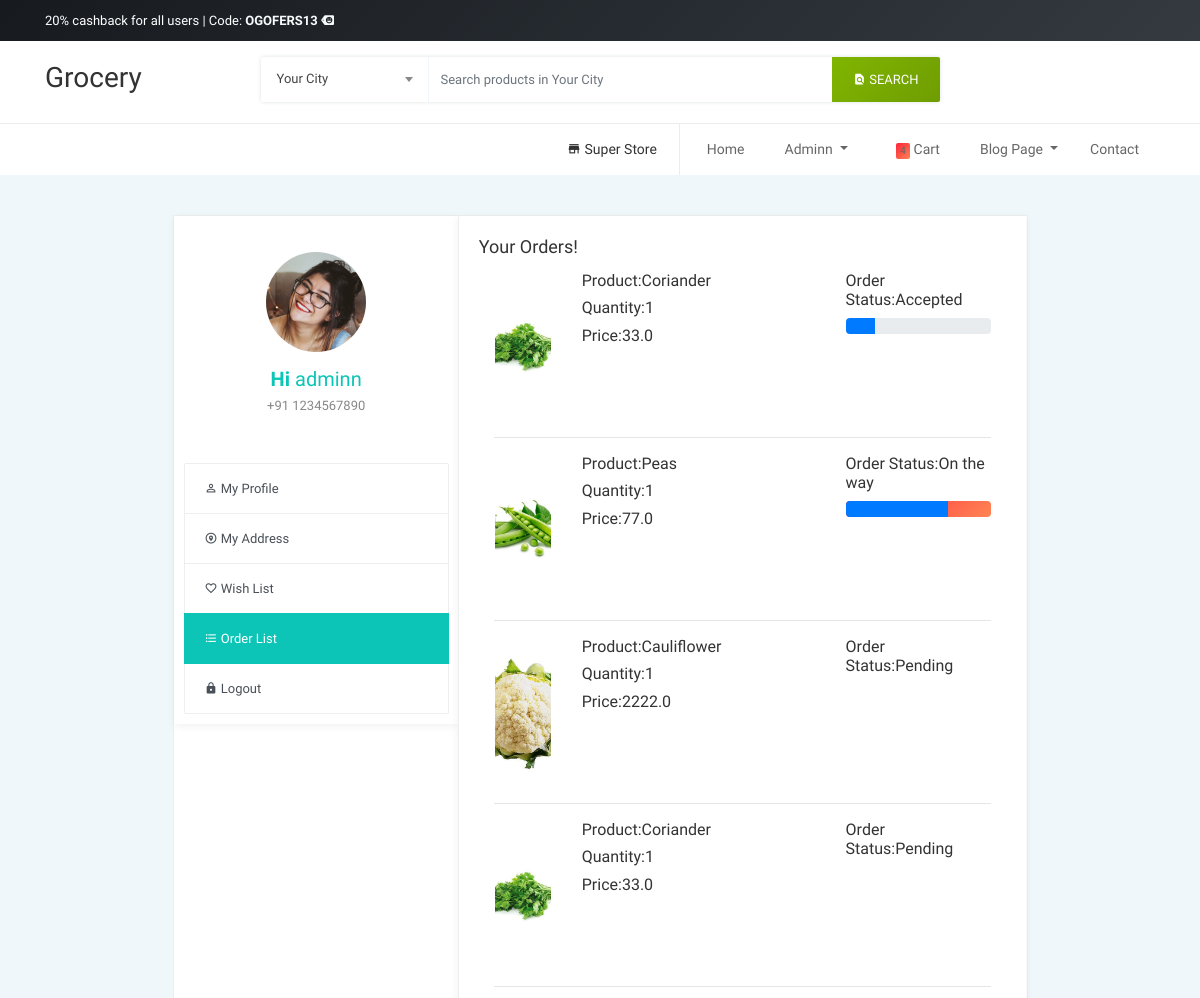
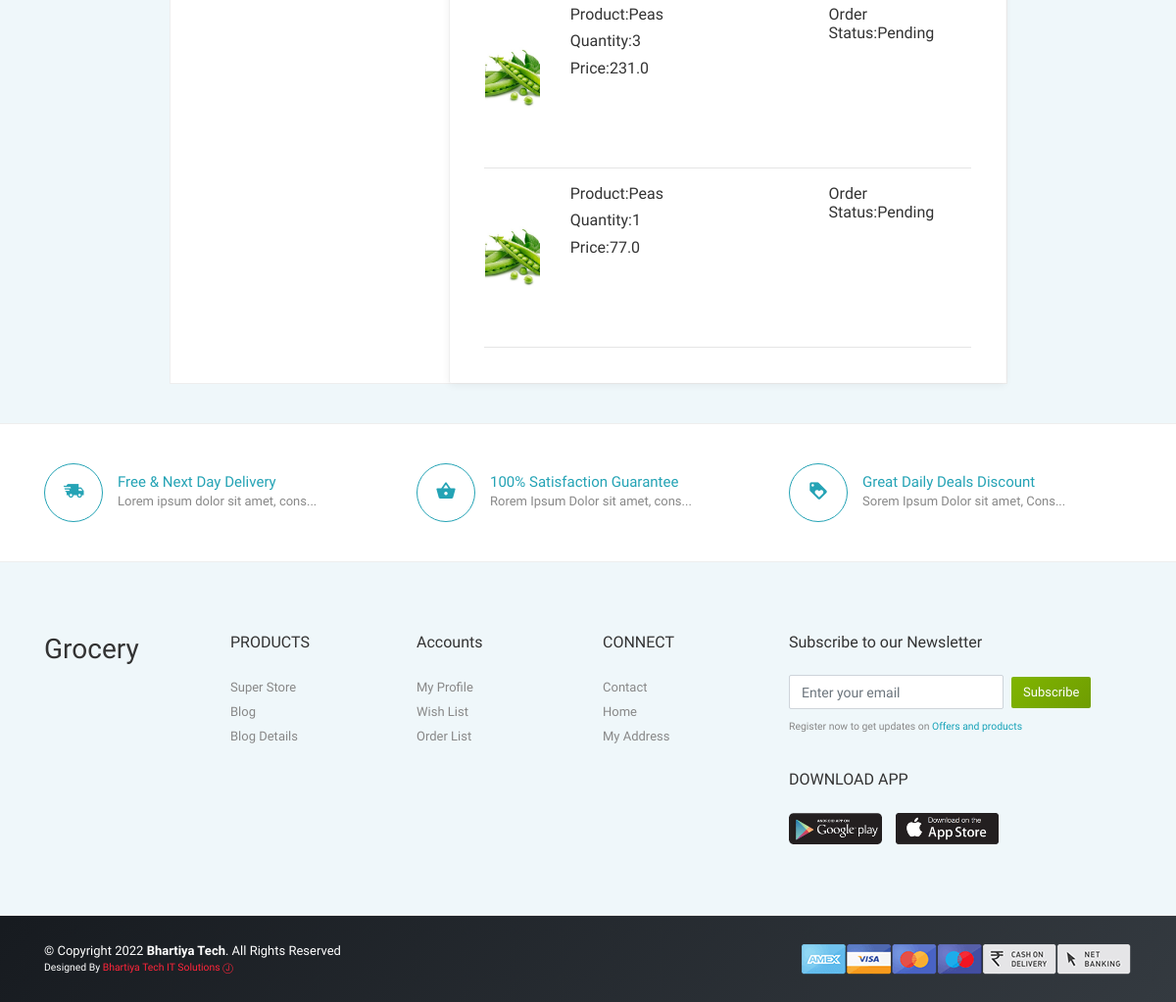
Screenshot of /orderlist/ (signed in) with the database file from the repository (2 pictures, top to bottom).
### ehome/models.py (models this page shows)
class Orderplaced(models.Model):
    user = models.ForeignKey(User, on_delete=models.CASCADE)
    customer = models.ForeignKey(customer, on_delete=models.CASCADE)
    product = models.ForeignKey(Product, on_delete=models.CASCADE)
    quantity = models.PositiveIntegerField(default=1)
    ordered_date = models.DateTimeField(auto_now_add=True)
    status = models.CharField(max_length=60, choices=status_choices, default='Pending')
    @property
    def total_cost(self):
        return self.quantity * self.product.discounted_price

class Product(models.Model):
    product_title = models.CharField(max_length=100)
    selling_price = models.FloatField(null=True)
    discounted_price = models.FloatField(null=True)
    product_avail = models.FloatField(default=500,null=True)
    brand = models.CharField(max_length=100,null=True)
    product_desc = models.CharField(max_length=400,null=True)
    category = models.CharField(choices=category_choices, max_length=20,null=True)
    product_img = models.ImageField(blank=True, upload_to='static/productimg')

### ehome/views.py (the view)
# urls.py: path('orderlist/', views.orderlist, name='orderlist'),
@login_required
def orderlist(request):
    op = Orderplaced.objects.filter(user=request.user)
    return render(request, 'ehome/orderlist.html', {'order_placed':op})

### templates/ehome/orderlist.html (shortened to what this page needs)
{% extends 'Basefile/ehomebase.html' %} {% load static %}  {% block body %}
<section class="account-page section-padding">
  <div class="container">
    <div class="row">
      <div class="col-lg-9 mx-auto">
        <div class="row no-gutters">
          <div class="col-md-4">
            <div class="card account-left">
              <div class="user-profile-header">
                <img alt="logo" src="/static/ehome/img/user.jpg" />
                <h5 class="mb-1 text-secondary"><strong>Hi </strong>{{request.user}}</h5>
                <p>+91 1234567890</p>
              </div>
              <div class="list-group">
                <a
                  href="{% url 'profile' %}"
                  class="list-group-item list-group-item-action"
                  ><i aria-hidden="true" class="mdi mdi-account-outline"></i> My
                  Profile</a
                >
                <a
                  href="{% url 'address' %}"
                  class="list-group-item list-group-item-action"
                  ><i aria-hidden="true" class="mdi mdi-map-marker-circle"></i>
                  My Address</a
                >
                <a
                  href="{% url 'wishlist' %}"
                  class="list-group-item list-group-item-action"
                  ><i aria-hidden="true" class="mdi mdi-heart-outline"></i> Wish
                  List
                </a>
                <a
                  href="{% url 'orderlist' %}"
                  class="list-group-item list-group-item-action active"
                  ><i
                    aria-hidden="true"
                    class="mdi mdi-format-list-bulleted"
                  ></i>
                  Order List</a
                >
                <a href="#" class="list-group-item list-group-item-action"
                  ><i aria-hidden="true" class="mdi mdi-lock"></i> Logout</a
                >
              </div>
            </div>
          </div>
          <div class="col-md-8">
            <div class="card card-body account-right">
              <div class="widget">
                <div class="section-header">
                  <h5 class="heading-design-h5">Your Orders!</h5>
                </div>
                <div class="order-list-tabel-main table-responsive">
                    {% for op in order_placed %}
                      <div class="container sidebar-category-item-order">
                        <div class="row">
                          <div class="col-sm-2">
                            <img src="{{op.product.product_img.url}}" alt="">
                          </div>
                          <div class="col-sm-6">
                            <h6>Product:{{op.product.product_title}}</h6>
                            <h6>Quantity:{{op.quantity}}</h6>
                            <h6>Price:{{op.total_cost}}</h6>
                          </div>
                          <div class="col-sm-4">
                            <h6>Order Status:{{op.status}}</h6>
                            {% if op.status == 'Accepted' %}
                            <div class="progress">
                              <div class="progress-bar" role="progressbar" style="width: 20%;" aria-valuenow="20" aria-valuemin="0" aria-valuemax="100"></div>
                            </div>
                            {% endif %}
                            {% if op.status == 'On the way' %}
                            <div class="progress bg-danger">
                              <div class="progress-bar" role="progressbar" style="width: 70%;" aria-valuenow="20" aria-valuemin="0" aria-valuemax="100"></div>
                            </div>
                            {% endif %}
                          </div>
                        </div>
                        <hr>
                      </div>
                    {% endfor %}
                </div>
              </div>
            </div>
          </div>
        </div>
      </div>
    </div>
  </div>
</section>
<section class="section-padding bg-white border-top">
  <div class="container">
    <div class="row">
      <div class="col-lg-4 col-sm-6">
        <div class="feature-box">
          <i class="mdi mdi-truck-fast"></i>
          <h6>Free & Next Day Delivery</h6>
          <p>Lorem ipsum dolor sit amet, cons...</p>
        </div>
      </div>
      <div class="col-lg-4 col-sm-6">
        <div class="feature-box">
          <i class="mdi mdi-basket"></i>
          <h6>100% Satisfaction Guarantee</h6>
          <p>Rorem Ipsum Dolor sit amet, cons...</p>
        </div>
      </div>
      <div class="col-lg-4 col-sm-6">
        <div class="feature-box">
          <i class="mdi mdi-tag-heart"></i>
          <h6>Great Daily Deals Discount</h6>
          <p>Sorem Ipsum Dolor sit amet, Cons...</p>
        </div>
      </div>
    </div>
  </div>
</section>
{% endblock %}

### templates/Basefile/ehomebase.html (shortened to what this page needs)
<!DOCTYPE html>
{% load static %}
<html lang="en">
  <head>
    <link
      href="/static/ehome/vendor/bootstrap/css/bootstrap.min.css"
      rel="stylesheet"
    />
    <link
      href="/static/ehome/vendor/icons/css/materialdesignicons.min.css"
      media="all"
      rel="stylesheet"
      type="text/css"
    />
    <link
      href="/static/ehome/vendor/select2/css/select2.min.css"
      rel="stylesheet"
    />
    <link href="/static/ehome/css/osahan.css" rel="stylesheet" />
    <link
      rel="stylesheet"
      href="/static/ehome/vendor/owl-carousel/owl.carousel.css"
    />
    <link
      rel="stylesheet"
      href="/static/ehome/vendor/owl-carousel/owl.theme.css"
    />
  </head>
  <body>
    <div class="navbar-top pt-2 pb-2">
      <div class="container">
        <div class="row">
          <div class="col-md-6">
            <a href="#" class="mb-0 text-white">
              20% cashback for all users | Code:
              <strong
                ><span class="text-light"
                  >OGOFERS13 <span class="mdi mdi-tag-faces"></span
                ></span>
              </strong>
            </a>
          </div>
        </div>
      </div>
    </div>
    <nav
      class="navbar navbar-light navbar-expand-lg bg-dark bg-faded osahan-menu"
    >
      <div class="container">
        <a class="navbar-brand" href="/">
          <h3>Grocery</h3>
        </a>
        <div class="navbar-collapse" id="navbarNavDropdown ">
          <div
            class="navbar-nav mr-auto mt-5 mt-lg-2 margin-auto top-categories-search-main"
          >
            <div class="top-categories-search">
              <div class="input-group">
                <span class="input-group-btn categories-dropdown">
                </span>
                <input
                  class="form-control"
                  placeholder="Search products in Your City"
                  aria-label="Search products in Your City"
                  type="text"
                />
                <span class="input-group-btn">
                  <button class="btn btn-secondary" type="button">
                    <i class="mdi mdi-file-find"></i> Search
                  </button>
                </span>
              </div>
            </div>
          </div>
        </div>
      </div>
    </nav>
    <nav
      class="navbar navbar-expand-lg navbar-light osahan-menu-2 pad-none-mobile"
    >
      <div class="container">
        <div class="collapse navbar-collapse" id="navbarText">
          <ul class="navbar-nav ml-auto mt-2 mt-lg-0">
            <li class="nav-item">
              <a class="nav-link shop" href="/"
                ><span class="mdi mdi-store"></span> Super Store</a
              >
            </li>
            <li class="nav-item">
              <a href="/" class="nav-link">Home</a>
            </li>
            {% if request.user.is_authenticated %}
            <li class="nav-item dropdown mx-2">
              <a
                class="nav-link dropdown-toggle text-white text-capitalize"
                href="#"
                id="profileDropdown"
                role="button"
                data-bs-toggle="dropdown"
                aria-expanded="false"
              >
                {{request.user}}
              </a>
            </li>
            <li class="nav-item mx-2">
              <a href="{% url 'showcart' %}" class="nav-link text-white"
                ><span class="badge bg-danger">4</span> Cart
              </a>
            </li>
            {% endif %}
            <li class="nav-item dropdown">
              <a
                class="nav-link dropdown-toggle"
                href="#"
                data-toggle="dropdown"
                aria-haspopup="true"
                aria-expanded="false"
              >
                Blog Page
              </a>
            </li>
            <li class="nav-item">
              <a class="nav-link" href="{% url 'contact' %}">Contact</a>
            </li>
          </ul>
        </div>
      </div>
    </nav>
     {% block body %} {% endblock %}
    <section class="footer section-padding py-5">
      <div class="container">
        <div class="row py-lg-4">
          <div class="col-xl-2 col-sm-6">
            <div class="footer-brand">
              <h3>Grocery</h3>
            </div>
          </div>
          <div class="col-xl-2 col-sm-6">
            <h6 class="mb-4">PRODUCTS</h6>
            <ul>
              <li><a href="/">Super Store</a></li>
              <li><a href="{% url 'blog' %}">Blog</a></li>
              <li><a href="{% url 'blogdetail' %}">Blog Details</a></li>
            </ul>
          </div>
          <div class="col-xl-2 col-sm-6">
            <h6 class="mb-4">Accounts</h6>
            <ul>
              <li><a href="{% url 'profile' %}">My Profile</a></li>
              <li><a href="{% url 'wishlist' %}">Wish List</a></li>
              <li><a href="{% url 'orderlist' %}">Order List</a></li>
            </ul>
          </div>
          <div class="col-xl-2 col-sm-6">
            <h6 class="mb-4">CONNECT</h6>
            <ul>
              <li><a href="{% url 'contact' %}">Contact</a></li>
              <li><a href="/">Home</a></li>
              <li><a href="{% url 'address' %}">My Address</a></li>
            </ul>
          </div>
          <div class="col-xl-4 col-sm-6">
            <h6 class="mb-4">Subscribe to our Newsletter</h6>
            <form
              class="form-inline newsletter-form mb-1"
              action="{% url 'footsubscribe' %}"
              method="post"
            >
              <input
                type="email"
                class="form-control mr-sm-2"
                placeholder="Enter your email"
                name="email"
                required
              />
              <button type="submit" class="btn btn-secondary subs-btn">
                Subscribe
              </button>
            </form>
            <small
              ><a href="#"
                >Register now to get updates on
                <span class="text-info">Offers and products</span></a
              ></small
            >
            <div class="app mt-4 pt-2">
              <h6 class="mb-4">DOWNLOAD APP</h6>
              <a href="#">
                <img class="img-fluid" src="/static/ehome/img/google.png" />
              </a>
              <a href="#">
                <img class="img-fluid" src="/static/ehome/img/apple.png" />
              </a>
            </div>
          </div>
        </div>
      </div>
    </section>
    <section class="pt-4 pb-4 footer-bottom">
      <div class="container">
        <div class="row no-gutters">
          <div class="col-lg-6 col-sm-6">
            <p class="mt-1 mb-0">
              &copy; Copyright 2022
              <strong class="text-dark">Bhartiya Tech</strong>. All Rights
              Reserved<br />
              <small class="mt-0 mb-0"
                >Designed By
                <a
                  href="https://www.bhartiyatech.com/"
                  target="_blank"
                  class="text-primary"
                >
                  Bhartiya Tech IT Solutions Ⓙ</a
                >
              </small>
            </p>
          </div>
          <div class="col-lg-6 col-sm-6 text-right">
            <img
              alt="osahan logo"
              src="/static/ehome/img/payment_methods.png"
            />
          </div>
        </div>
      </div>
    </section>
  </body>
</html>

### rows the page displays
Orderplaced: product.product_img (picture), product.product_title "Coriander", quantity "1", total_cost "33.0", status "Accepted"
Orderplaced: product.product_img (picture), product.product_title "Peas", quantity "1", total_cost "77.0", status "On the way"
Orderplaced: product.product_img (picture), product.product_title "Cauliflower", quantity "1", total_cost "2222.0", status "Pending"
Orderplaced: product.product_img (picture), product.product_title "Coriander", quantity "1", total_cost "33.0", status "Pending"
Orderplaced: product.product_img (picture), product.product_title "Peas", quantity "3", total_cost "231.0", status "Pending"
Orderplaced: product.product_img (picture), product.product_title "Peas", quantity "1", total_cost "77.0", status "Pending"

### other values shown
{{ request.user }} "Adminn"
{{ request.user }} "adminn"
